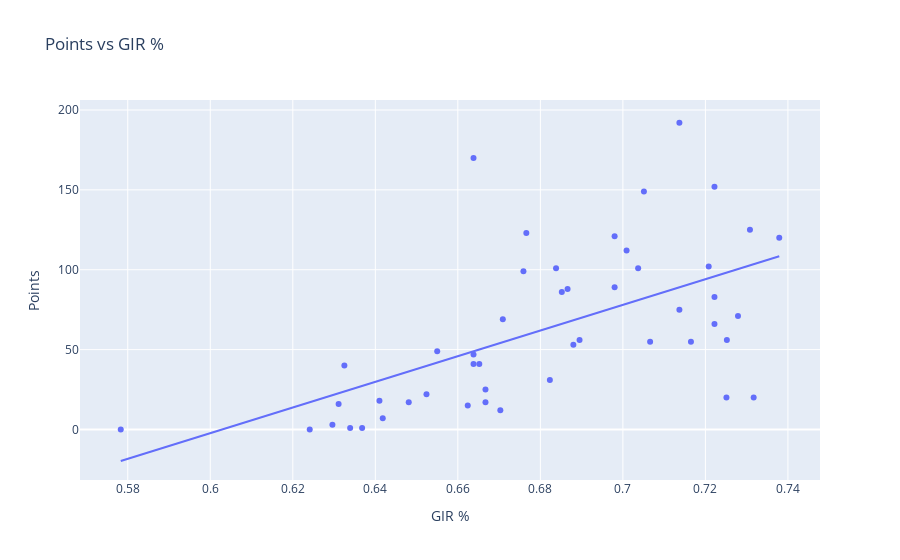
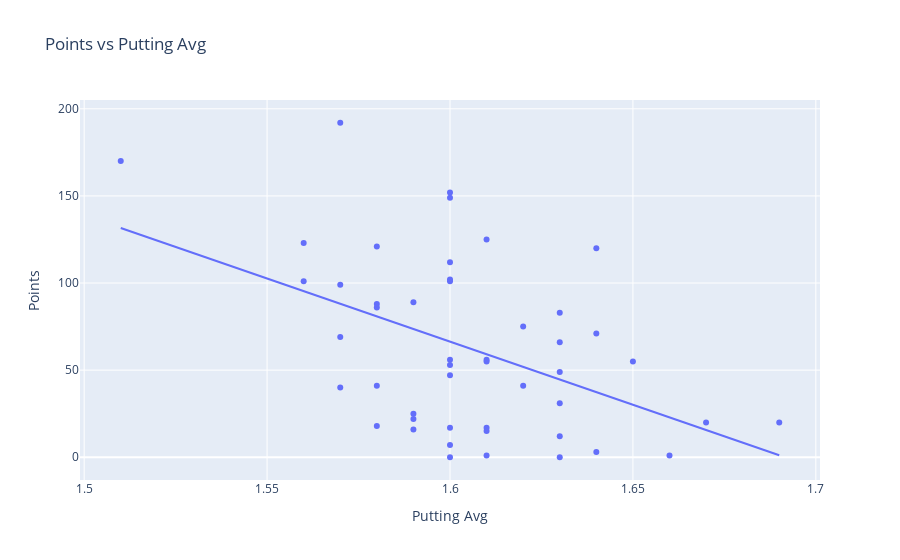
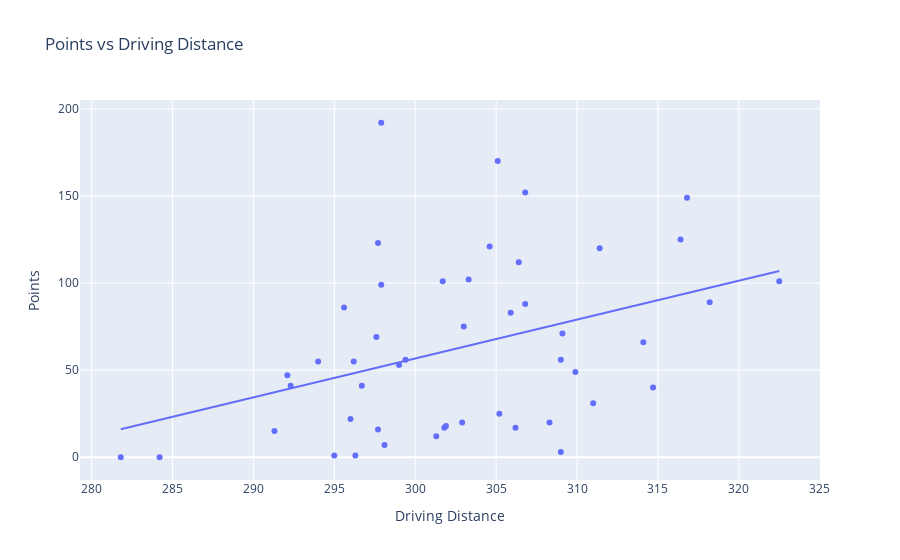
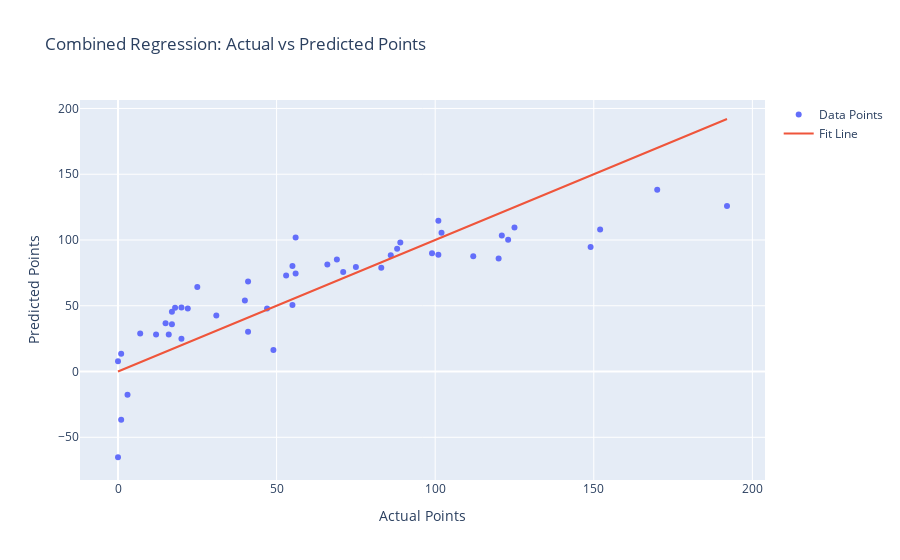

Notebook cell for these charts, in order:
### Code cell
import pandas as pd
import statsmodels.api as sm
import plotly.express as px
import plotly.graph_objs as go

# Path to the uploaded file
file_path = 'LIV Golf Stats 2023.xlsx'
sheet_name = 'Points'

# Load the data
df = pd.read_excel(file_path, sheet_name=sheet_name)

# Select only numeric columns for correlation and regression
numeric_df = df.select_dtypes(include='number')

# Calculate correlation of each stat to points
correlations = numeric_df.corr()['Points'].sort_values(ascending=False)

# Prepare data for regression
X = numeric_df.drop(columns=['Points'])
y = numeric_df['Points']

# Add a constant to the model (intercept)
X = sm.add_constant(X)

# Fit the combined regression model
combined_model = sm.OLS(y, X).fit()

# Generate combined regression equation
combined_equations = combined_model.params
combined_equation_str = 'Points = '
for i, param in enumerate(combined_equations):
    if i == 0:
        combined_equation_str += f'{param:.2f}'
    else:
        combined_equation_str += f' + ({param:.2f} * {X.columns[i]})'

# R-squared value for the combined model
combined_r_squared = combined_model.rsquared

# Fit individual regression models and calculate R-squared values
individual_r_squared = {}
for column in X.columns[1:]:  # Skip the constant column
    individual_X = sm.add_constant(numeric_df[[column]])
    individual_model = sm.OLS(y, individual_X).fit()
    individual_r_squared[column] = individual_model.rsquared

# Display correlations
print("Correlations with Points:")
print(correlations)

# Display combined regression equation
print("\nCombined Regression Equation:")
print(combined_equation_str)

# Display regression summary
print("\nRegression Summary:")
print(combined_model.summary())

# Display R-squared values
print("\nR-squared Values:")
print(f"Combined Model R-squared: {combined_r_squared}")
for stat, r_squared in individual_r_squared.items():
    print(f"{stat} R-squared: {r_squared}")

# Check statistical significance
print("\nStatistical Significance:")
print(f"Overall model p-value: {combined_model.f_pvalue}")
print("Individual p-values:")
for stat, p_value in combined_model.pvalues.items():
    print(f"{stat}: {p_value}")

# Check if the model is significant
if combined_model.f_pvalue < 0.05:
    print("The overall model is statistically significant.")
else:
    print("The overall model is not statistically significant.")

# Check if each stat is significant
for stat, p_value in combined_model.pvalues.items():
    if p_value < 0.05:
        print(f"{stat} is statistically significant.")
    else:
        print(f"{stat} is not statistically significant.")

# Interactive plots using Plotly
for column in X.columns[1:]:  # Skip the constant column
    fig = px.scatter(df, x=column, y='Points', trendline='ols', title=f'Points vs {column}')
    fig.show()

# Combined regression plot
y_pred = combined_model.predict(X)
fig_combined = go.Figure()

fig_combined.add_trace(go.Scatter(x=y, y=y_pred, mode='markers', name='Data Points'))
fig_combined.add_trace(go.Scatter(x=y, y=y, mode='lines', name='Fit Line'))

fig_combined.update_layout(
    title='Combined Regression: Actual vs Predicted Points',
    xaxis_title='Actual Points',
    yaxis_title='Predicted Points'
)

fig_combined.show()

### Figure 1 — Plotly figure (JSON) as saved in the notebook; plotly's stock layout.template omitted (floating-point values rounded to 4 significant figures)
{"data": [{"hovertemplate": "GIR %=%{x}<br>Points=%{y}<extra></extra>", "legendgroup": "", "marker": {"color": "#636efa", "symbol": "circle"}, "mode": "markers", "name": "", "orientation": "v", "showlegend": false, "type": "scatter", "x": [0.6838, 0.698, 0.7051, 0.7308, 0.6325, 0.7222, 0.7379, 0.6823, 0.655, 0.7279, 0.7252, 0.6296, 0.7251, 0.7222, 0.6866, 0.7009, 0.6667, 0.7222, 0.6667, 0.6638, 0.698, 0.7208, 0.7137, 0.7317, 0.641, 0.6481, 0.7037, 0.6703, 0.6895, 0.688, 0.6418, 0.6759, 0.7137, 0.6311, 0.6766, 0.6709, 0.6638, 0.6339, 0.7066, 0.6524, 0.6852, 0.6368, 0.7165, 0.6652, 0.6638, 0.6624, 0.6241, 0.5783], "xaxis": "x", "y": [101, 89, 149, 125, 40, 66, 120, 31, 49, 71, 56, 3, 20, 152, 88, 112, 17, 83, 25, 170, 121, 102, 75, 20, 18, 17, 101, 12, 56, 53, 7, 99, 192, 16, 123, 69, 41, 1, 55, 22, 86, 1, 55, 41, 47, 15, 0, 0], "yaxis": "y"}, {"hovertemplate": "<b>OLS trendline</b><br>Points = 802.916 * GIR % + -484.041<br>R<sup>2</sup>=0.343405<br><br>GIR %=%{x}<br>Points=%{y} <b>(trend)</b><extra></extra>", "legendgroup": "", "marker": {"color": "#636efa", "symbol": "circle"}, "mode": "lines", "name": "", "showlegend": false, "type": "scatter", "x": [0.5783, 0.6241, 0.6296, 0.6311, 0.6325, 0.6339, 0.6368, 0.641, 0.6418, 0.6481, 0.6524, 0.655, 0.6624, 0.6638, 0.6638, 0.6638, 0.6652, 0.6667, 0.6667, 0.6703, 0.6709, 0.6759, 0.6766, 0.6823, 0.6838, 0.6852, 0.6866, 0.688, 0.6895, 0.698, 0.698, 0.7009, 0.7037, 0.7051, 0.7066, 0.7137, 0.7137, 0.7165, 0.7208, 0.7222, 0.7222, 0.7222, 0.7251, 0.7252, 0.7279, 0.7308, 0.7317, 0.7379], "xaxis": "x", "y": [-19.71, 17.06, 21.48, 22.68, 23.8, 24.93, 27.26, 30.63, 31.27, 36.33, 39.78, 41.87, 47.81, 48.93, 48.93, 48.93, 50.06, 51.26, 51.26, 54.15, 54.64, 58.65, 59.21, 63.79, 64.99, 66.12, 67.24, 68.37, 69.57, 76.39, 76.39, 78.72, 80.97, 82.1, 83.3, 89.0, 89.0, 91.25, 94.7, 95.83, 95.83, 95.83, 98.15, 98.23, 100.4, 102.7, 103.5, 108.4], "yaxis": "y"}], "layout": {"autosize": true, "legend": {"tracegroupgap": 0}, "title": {"text": "Points vs GIR %"}, "xaxis": {"anchor": "y", "autorange": true, "domain": [0, 1], "range": [0.5687, 0.7475], "title": {"text": "GIR %"}, "type": "linear"}, "yaxis": {"anchor": "x", "autorange": true, "domain": [0, 1], "range": [-31.76, 209.1], "title": {"text": "Points"}, "type": "linear"}}}

### Figure 2 — Plotly figure (JSON) as saved in the notebook; plotly's stock layout.template omitted (floating-point values rounded to 4 significant figures)
{"data": [{"hovertemplate": "Putting Avg=%{x}<br>Points=%{y}<extra></extra>", "legendgroup": "", "marker": {"color": "#636efa", "symbol": "circle"}, "mode": "markers", "name": "", "orientation": "v", "showlegend": false, "type": "scatter", "x": [1.56, 1.59, 1.6, 1.61, 1.57, 1.63, 1.64, 1.63, 1.63, 1.64, 1.61, 1.64, 1.69, 1.6, 1.58, 1.6, 1.61, 1.63, 1.59, 1.51, 1.58, 1.6, 1.62, 1.67, 1.58, 1.6, 1.6, 1.63, 1.6, 1.6, 1.6, 1.57, 1.57, 1.59, 1.56, 1.57, 1.62, 1.66, 1.61, 1.59, 1.58, 1.61, 1.65, 1.58, 1.6, 1.61, 1.6, 1.63], "xaxis": "x", "y": [101, 89, 149, 125, 40, 66, 120, 31, 49, 71, 56, 3, 20, 152, 88, 112, 17, 83, 25, 170, 121, 102, 75, 20, 18, 17, 101, 12, 56, 53, 7, 99, 192, 16, 123, 69, 41, 1, 55, 22, 86, 1, 55, 41, 47, 15, 0, 0], "yaxis": "y"}, {"hovertemplate": "<b>OLS trendline</b><br>Points = -724.573 * Putting Avg + 1225.69<br>R<sup>2</sup>=0.215708<br><br>Putting Avg=%{x}<br>Points=%{y} <b>(trend)</b><extra></extra>", "legendgroup": "", "marker": {"color": "#636efa", "symbol": "circle"}, "mode": "lines", "name": "", "showlegend": false, "type": "scatter", "x": [1.51, 1.56, 1.56, 1.57, 1.57, 1.57, 1.57, 1.58, 1.58, 1.58, 1.58, 1.58, 1.59, 1.59, 1.59, 1.59, 1.6, 1.6, 1.6, 1.6, 1.6, 1.6, 1.6, 1.6, 1.6, 1.6, 1.6, 1.61, 1.61, 1.61, 1.61, 1.61, 1.61, 1.62, 1.62, 1.63, 1.63, 1.63, 1.63, 1.63, 1.63, 1.64, 1.64, 1.64, 1.65, 1.66, 1.67, 1.69], "xaxis": "x", "y": [131.6, 95.36, 95.36, 88.11, 88.11, 88.11, 88.11, 80.86, 80.86, 80.86, 80.86, 80.86, 73.62, 73.62, 73.62, 73.62, 66.37, 66.37, 66.37, 66.37, 66.37, 66.37, 66.37, 66.37, 66.37, 66.37, 66.37, 59.13, 59.13, 59.13, 59.13, 59.13, 59.13, 51.88, 51.88, 44.64, 44.64, 44.64, 44.64, 44.64, 44.64, 37.39, 37.39, 37.39, 30.14, 22.9, 15.65, 1.161], "yaxis": "y"}], "layout": {"autosize": true, "legend": {"tracegroupgap": 0}, "title": {"text": "Points vs Putting Avg"}, "xaxis": {"anchor": "y", "autorange": true, "domain": [0, 1], "range": [1.499, 1.701], "title": {"text": "Putting Avg"}, "type": "linear"}, "yaxis": {"anchor": "x", "autorange": true, "domain": [0, 1], "range": [-15.84, 207.8], "title": {"text": "Points"}, "type": "linear"}}}

### Figure 3 — Plotly figure (JSON) as saved in the notebook; plotly's stock layout.template omitted (floating-point values rounded to 4 significant figures)
{"data": [{"hovertemplate": "Driving Distance=%{x}<br>Points=%{y}<extra></extra>", "legendgroup": "", "marker": {"color": "#636efa", "symbol": "circle"}, "mode": "markers", "name": "", "orientation": "v", "showlegend": false, "type": "scatter", "x": [322.5, 318.2, 316.8, 316.4, 314.7, 314.1, 311.4, 311, 309.9, 309.1, 309, 309, 308.3, 306.8, 306.8, 306.4, 306.2, 305.9, 305.2, 305.1, 304.6, 303.3, 303, 302.9, 301.9, 301.8, 301.7, 301.3, 299.4, 299, 298.1, 297.9, 297.9, 297.7, 297.7, 297.6, 296.7, 296.3, 296.2, 296, 295.6, 295, 294, 292.3, 292.1, 291.3, 284.2, 281.8], "xaxis": "x", "y": [101, 89, 149, 125, 40, 66, 120, 31, 49, 71, 56, 3, 20, 152, 88, 112, 17, 83, 25, 170, 121, 102, 75, 20, 18, 17, 101, 12, 56, 53, 7, 99, 192, 16, 123, 69, 41, 1, 55, 22, 86, 1, 55, 41, 47, 15, 0, 0], "yaxis": "y"}, {"hovertemplate": "<b>OLS trendline</b><br>Points = 2.2331 * Driving Distance + -613.234<br>R<sup>2</sup>=0.147891<br><br>Driving Distance=%{x}<br>Points=%{y} <b>(trend)</b><extra></extra>", "legendgroup": "", "marker": {"color": "#636efa", "symbol": "circle"}, "mode": "lines", "name": "", "showlegend": false, "type": "scatter", "x": [281.8, 284.2, 291.3, 292.1, 292.3, 294, 295, 295.6, 296, 296.2, 296.3, 296.7, 297.6, 297.7, 297.7, 297.9, 297.9, 298.1, 299, 299.4, 301.3, 301.7, 301.8, 301.9, 302.9, 303, 303.3, 304.6, 305.1, 305.2, 305.9, 306.2, 306.4, 306.8, 306.8, 308.3, 309, 309, 309.1, 309.9, 311, 311.4, 314.1, 314.7, 316.4, 316.8, 318.2, 322.5], "xaxis": "x", "y": [16.05, 21.41, 37.27, 39.06, 39.5, 43.3, 45.53, 46.87, 47.76, 48.21, 48.43, 49.33, 51.34, 51.56, 51.56, 52.01, 52.01, 52.45, 54.46, 55.36, 59.6, 60.49, 60.72, 60.94, 63.17, 63.4, 64.07, 66.97, 68.09, 68.31, 69.87, 70.54, 70.99, 71.88, 71.88, 75.23, 76.8, 76.8, 77.02, 78.81, 81.26, 82.15, 88.18, 89.52, 93.32, 94.21, 97.34, 106.9], "yaxis": "y"}], "layout": {"autosize": true, "legend": {"tracegroupgap": 0}, "title": {"text": "Points vs Driving Distance"}, "xaxis": {"anchor": "y", "autorange": true, "domain": [0, 1], "range": [279.3, 325.0], "title": {"text": "Driving Distance"}, "type": "linear"}, "yaxis": {"anchor": "x", "autorange": true, "domain": [0, 1], "range": [-15.84, 207.8], "title": {"text": "Points"}, "type": "linear"}}}

### Figure 4 — Plotly figure (JSON) as saved in the notebook; plotly's stock layout.template omitted (floating-point values rounded to 4 significant figures)
{"data": [{"mode": "markers", "name": "Data Points", "type": "scatter", "x": [101, 89, 149, 125, 40, 66, 120, 31, 49, 71, 56, 3, 20, 152, 88, 112, 17, 83, 25, 170, 121, 102, 75, 20, 18, 17, 101, 12, 56, 53, 7, 99, 192, 16, 123, 69, 41, 1, 55, 22, 86, 1, 55, 41, 47, 15, 0, 0], "y": [114.7, 98.05, 94.77, 109.5, 53.96, 81.41, 85.89, 42.57, 16.32, 75.69, 101.9, -17.66, 24.85, 107.9, 93.29, 87.57, 45.45, 78.87, 64.32, 138.2, 103.4, 105.5, 79.5, 48.62, 48.49, 36.02, 88.77, 28.18, 74.58, 73.04, 28.9, 89.97, 125.9, 28.21, 100.2, 85.13, 30.18, -36.67, 80.24, 47.9, 88.5, 13.61, 50.61, 68.5, 47.93, 36.77, 7.804, -65.17]}, {"mode": "lines", "name": "Fit Line", "type": "scatter", "x": [101, 89, 149, 125, 40, 66, 120, 31, 49, 71, 56, 3, 20, 152, 88, 112, 17, 83, 25, 170, 121, 102, 75, 20, 18, 17, 101, 12, 56, 53, 7, 99, 192, 16, 123, 69, 41, 1, 55, 22, 86, 1, 55, 41, 47, 15, 0, 0], "y": [101, 89, 149, 125, 40, 66, 120, 31, 49, 71, 56, 3, 20, 152, 88, 112, 17, 83, 25, 170, 121, 102, 75, 20, 18, 17, 101, 12, 56, 53, 7, 99, 192, 16, 123, 69, 41, 1, 55, 22, 86, 1, 55, 41, 47, 15, 0, 0]}], "layout": {"autosize": true, "title": {"text": "Combined Regression: Actual vs Predicted Points"}, "xaxis": {"autorange": true, "range": [-11.67, 203.7], "title": {"text": "Actual Points"}, "type": "linear"}, "yaxis": {"autorange": true, "range": [-85.89, 206.6], "title": {"text": "Predicted Points"}, "type": "linear"}}}
